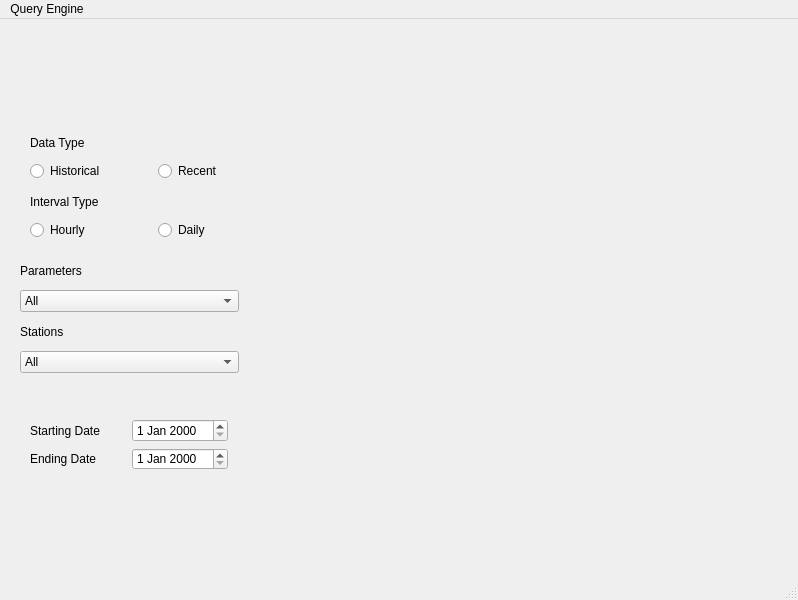
<?xml version="1.0" encoding="UTF-8"?>
<ui version="4.0">
 <class>MainWindow</class>
 <widget class="QMainWindow" name="MainWindow">
  <property name="geometry">
   <rect>
    <x>0</x>
    <y>0</y>
    <width>798</width>
    <height>600</height>
   </rect>
  </property>
  <property name="windowTitle">
   <string>MainWindow</string>
  </property>
  <widget class="QWidget" name="centralwidget">
   <widget class="QWidget" name="verticalLayoutWidget">
    <property name="geometry">
     <rect>
      <x>30</x>
      <y>170</y>
      <width>250</width>
      <height>51</height>
     </rect>
    </property>
    <layout class="QVBoxLayout" name="verticalLayout">
     <item>
      <widget class="QLabel" name="IntervalType">
       <property name="text">
        <string>Interval Type</string>
       </property>
      </widget>
     </item>
     <item>
      <layout class="QHBoxLayout" name="horizontalLayout">
       <item>
        <widget class="QRadioButton" name="HourlyFlag">
         <property name="text">
          <string>Hourly</string>
         </property>
        </widget>
       </item>
       <item>
        <widget class="QRadioButton" name="DailyFlag">
         <property name="text">
          <string>Daily</string>
         </property>
        </widget>
       </item>
      </layout>
     </item>
    </layout>
   </widget>
   <widget class="QWidget" name="verticalLayoutWidget_2">
    <property name="geometry">
     <rect>
      <x>30</x>
      <y>111</y>
      <width>250</width>
      <height>51</height>
     </rect>
    </property>
    <layout class="QVBoxLayout" name="verticalLayout_2">
     <item>
      <widget class="QLabel" name="DataHistoryType">
       <property name="text">
        <string>Data Type</string>
       </property>
      </widget>
     </item>
     <item>
      <layout class="QHBoxLayout" name="horizontalLayout_2">
       <item>
        <widget class="QRadioButton" name="radioButton_3">
         <property name="text">
          <string>Historical</string>
         </property>
        </widget>
       </item>
       <item>
        <widget class="QRadioButton" name="radioButton_4">
         <property name="text">
          <string>Recent</string>
         </property>
        </widget>
       </item>
      </layout>
     </item>
    </layout>
   </widget>
   <widget class="QWidget" name="verticalLayoutWidget_3">
    <property name="geometry">
     <rect>
      <x>20</x>
      <y>300</y>
      <width>219</width>
      <height>54</height>
     </rect>
    </property>
    <layout class="QVBoxLayout" name="verticalLayout_3">
     <item>
      <widget class="QLabel" name="IntervalType_2">
       <property name="text">
        <string>Stations</string>
       </property>
      </widget>
     </item>
     <item>
      <layout class="QHBoxLayout" name="horizontalLayout_3">
       <item>
        <widget class="QComboBox" name="comboBox">
         <item>
          <property name="text">
           <string>All</string>
          </property>
         </item>
         <item>
          <property name="text">
           <string>Berlin</string>
          </property>
         </item>
         <item>
          <property name="text">
           <string>Hamburg</string>
          </property>
         </item>
         <item>
          <property name="text">
           <string>Munich</string>
          </property>
         </item>
        </widget>
       </item>
      </layout>
     </item>
    </layout>
   </widget>
   <widget class="QWidget" name="verticalLayoutWidget_4">
    <property name="geometry">
     <rect>
      <x>30</x>
      <y>400</y>
      <width>198</width>
      <height>51</height>
     </rect>
    </property>
    <layout class="QVBoxLayout" name="verticalLayout_5">
     <item>
      <layout class="QHBoxLayout" name="horizontalLayout_4">
       <item>
        <widget class="QLabel" name="label">
         <property name="text">
          <string>Starting Date</string>
         </property>
        </widget>
       </item>
       <item>
        <widget class="QDateEdit" name="dateEdit"/>
       </item>
      </layout>
     </item>
     <item>
      <layout class="QHBoxLayout" name="horizontalLayout_5">
       <item>
        <widget class="QLabel" name="label_2">
         <property name="text">
          <string>Ending Date</string>
         </property>
        </widget>
       </item>
       <item>
        <widget class="QDateEdit" name="dateEdit_2"/>
       </item>
      </layout>
     </item>
    </layout>
   </widget>
   <widget class="QWidget" name="verticalLayoutWidget_5">
    <property name="geometry">
     <rect>
      <x>20</x>
      <y>239</y>
      <width>219</width>
      <height>54</height>
     </rect>
    </property>
    <layout class="QVBoxLayout" name="verticalLayout_6">
     <item>
      <widget class="QLabel" name="IntervalType_3">
       <property name="text">
        <string>Parameters</string>
       </property>
      </widget>
     </item>
     <item>
      <layout class="QHBoxLayout" name="horizontalLayout_6">
       <item>
        <widget class="QComboBox" name="comboBox_2">
         <item>
          <property name="text">
           <string>All</string>
          </property>
         </item>
         <item>
          <property name="text">
           <string>Berlin</string>
          </property>
         </item>
         <item>
          <property name="text">
           <string>Hamburg</string>
          </property>
         </item>
         <item>
          <property name="text">
           <string>Munich</string>
          </property>
         </item>
        </widget>
       </item>
      </layout>
     </item>
    </layout>
   </widget>
   <zorder>verticalLayoutWidget</zorder>
   <zorder>verticalLayoutWidget_2</zorder>
   <zorder>verticalLayoutWidget_3</zorder>
   <zorder>IntervalType_2</zorder>
   <zorder>IntervalType_2</zorder>
   <zorder>verticalLayoutWidget_4</zorder>
   <zorder>verticalLayoutWidget_5</zorder>
  </widget>
  <widget class="QMenuBar" name="menubar">
   <property name="geometry">
    <rect>
     <x>0</x>
     <y>0</y>
     <width>798</width>
     <height>25</height>
    </rect>
   </property>
   <widget class="QMenu" name="menuQuery_Engine">
    <property name="title">
     <string>Query Engine</string>
    </property>
   </widget>
   <addaction name="menuQuery_Engine"/>
  </widget>
  <widget class="QStatusBar" name="statusbar"/>
 </widget>
 <resources/>
 <connections/>
</ui>
